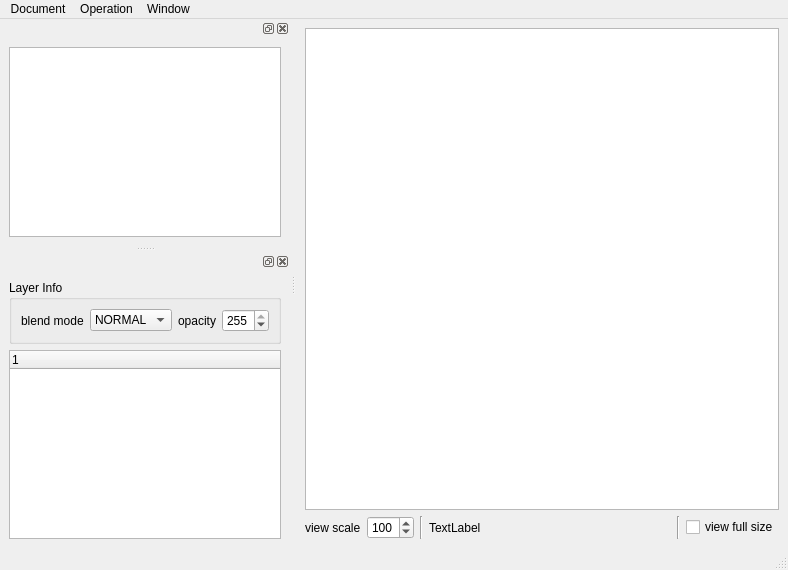
<?xml version="1.0" encoding="UTF-8"?>
<ui version="4.0">
 <class>MainWindow</class>
 <widget class="QMainWindow" name="MainWindow">
  <property name="geometry">
   <rect>
    <x>0</x>
    <y>0</y>
    <width>788</width>
    <height>570</height>
   </rect>
  </property>
  <property name="windowTitle">
   <string>MainWindow</string>
  </property>
  <widget class="QWidget" name="centralwidget">
   <layout class="QHBoxLayout" name="horizontalLayout_5">
    <item>
     <layout class="QVBoxLayout" name="verticalLayout_3">
      <item>
       <widget class="QGraphicsView" name="graphicsView"/>
      </item>
      <item>
       <layout class="QHBoxLayout" name="horizontalLayout">
        <item>
         <widget class="QLabel" name="label_4">
          <property name="sizePolicy">
           <sizepolicy hsizetype="Preferred" vsizetype="Preferred">
            <horstretch>0</horstretch>
            <verstretch>0</verstretch>
           </sizepolicy>
          </property>
          <property name="text">
           <string>view scale</string>
          </property>
         </widget>
        </item>
        <item>
         <widget class="QSpinBox" name="spinBox">
          <property name="sizePolicy">
           <sizepolicy hsizetype="Minimum" vsizetype="Fixed">
            <horstretch>0</horstretch>
            <verstretch>0</verstretch>
           </sizepolicy>
          </property>
          <property name="minimum">
           <number>1</number>
          </property>
          <property name="maximum">
           <number>300</number>
          </property>
          <property name="singleStep">
           <number>1</number>
          </property>
          <property name="value">
           <number>100</number>
          </property>
         </widget>
        </item>
        <item>
         <widget class="Line" name="line">
          <property name="orientation">
           <enum>Qt::Vertical</enum>
          </property>
         </widget>
        </item>
        <item>
         <widget class="QLabel" name="label_3">
          <property name="sizePolicy">
           <sizepolicy hsizetype="Preferred" vsizetype="Preferred">
            <horstretch>1</horstretch>
            <verstretch>0</verstretch>
           </sizepolicy>
          </property>
          <property name="text">
           <string>TextLabel</string>
          </property>
         </widget>
        </item>
        <item>
         <widget class="Line" name="line_2">
          <property name="orientation">
           <enum>Qt::Vertical</enum>
          </property>
         </widget>
        </item>
        <item>
         <widget class="QCheckBox" name="checkBox">
          <property name="sizePolicy">
           <sizepolicy hsizetype="Minimum" vsizetype="Fixed">
            <horstretch>0</horstretch>
            <verstretch>0</verstretch>
           </sizepolicy>
          </property>
          <property name="text">
           <string>view full size</string>
          </property>
         </widget>
        </item>
       </layout>
      </item>
     </layout>
    </item>
   </layout>
  </widget>
  <widget class="QMenuBar" name="menubar">
   <property name="geometry">
    <rect>
     <x>0</x>
     <y>0</y>
     <width>788</width>
     <height>23</height>
    </rect>
   </property>
   <widget class="QMenu" name="menuDocument">
    <property name="title">
     <string>Document</string>
    </property>
    <widget class="QMenu" name="menuExport">
     <property name="title">
      <string>Export</string>
     </property>
     <addaction name="actionPNG"/>
     <addaction name="actionJPEG"/>
     <addaction name="actionPNG_Atlas"/>
     <addaction name="actionGIF"/>
    </widget>
    <addaction name="actionOpen"/>
    <addaction name="separator"/>
    <addaction name="menuExport"/>
   </widget>
   <widget class="QMenu" name="menuOperation">
    <property name="title">
     <string>Operation</string>
    </property>
    <addaction name="actionConvert_to_Greyscale"/>
    <addaction name="actionConvert_to_Binary"/>
   </widget>
   <widget class="QMenu" name="menuWindow">
    <property name="title">
     <string>Window</string>
    </property>
    <addaction name="actionImage_Base"/>
    <addaction name="actionLayers"/>
   </widget>
   <addaction name="menuDocument"/>
   <addaction name="menuOperation"/>
   <addaction name="menuWindow"/>
  </widget>
  <widget class="QStatusBar" name="statusbar"/>
  <widget class="QDockWidget" name="dockWidget_4">
   <attribute name="dockWidgetArea">
    <number>1</number>
   </attribute>
   <widget class="QWidget" name="dockWidgetContents_4">
    <layout class="QVBoxLayout" name="verticalLayout">
     <item>
      <widget class="QListWidget" name="listWidget"/>
     </item>
    </layout>
   </widget>
  </widget>
  <widget class="QDockWidget" name="dockWidget_5">
   <attribute name="dockWidgetArea">
    <number>1</number>
   </attribute>
   <widget class="QWidget" name="dockWidgetContents_5">
    <layout class="QVBoxLayout" name="verticalLayout_2">
     <item>
      <widget class="QGroupBox" name="groupBox">
       <property name="title">
        <string>Layer Info</string>
       </property>
       <layout class="QHBoxLayout" name="horizontalLayout_2">
        <item>
         <widget class="QLabel" name="label_2">
          <property name="text">
           <string>blend mode</string>
          </property>
         </widget>
        </item>
        <item>
         <widget class="QComboBox" name="comboBox">
          <item>
           <property name="text">
            <string>NORMAL</string>
           </property>
          </item>
         </widget>
        </item>
        <item>
         <widget class="QLabel" name="label">
          <property name="text">
           <string>opacity</string>
          </property>
         </widget>
        </item>
        <item>
         <widget class="QSpinBox" name="spinBox_2">
          <property name="maximum">
           <number>255</number>
          </property>
          <property name="value">
           <number>255</number>
          </property>
         </widget>
        </item>
       </layout>
      </widget>
     </item>
     <item>
      <widget class="QTreeWidget" name="treeWidget">
       <column>
        <property name="text">
         <string notr="true">1</string>
        </property>
       </column>
      </widget>
     </item>
    </layout>
   </widget>
  </widget>
  <action name="actionOpen">
   <property name="text">
    <string>Open</string>
   </property>
  </action>
  <action name="actionPNG">
   <property name="text">
    <string>PNG</string>
   </property>
  </action>
  <action name="actionJPEG">
   <property name="text">
    <string>JPEG</string>
   </property>
  </action>
  <action name="actionPNG_Atlas">
   <property name="text">
    <string>PNG Atlas</string>
   </property>
  </action>
  <action name="actionImage_Base">
   <property name="text">
    <string>Image Base</string>
   </property>
  </action>
  <action name="actionLayers">
   <property name="text">
    <string>Layers</string>
   </property>
  </action>
  <action name="actionConvert_to_Greyscale">
   <property name="text">
    <string>Convert to Greyscale</string>
   </property>
  </action>
  <action name="actionGIF">
   <property name="text">
    <string>GIF</string>
   </property>
  </action>
  <action name="actionConvert_to_Binary">
   <property name="text">
    <string>Convert to Binary</string>
   </property>
  </action>
 </widget>
 <resources/>
 <connections/>
</ui>
